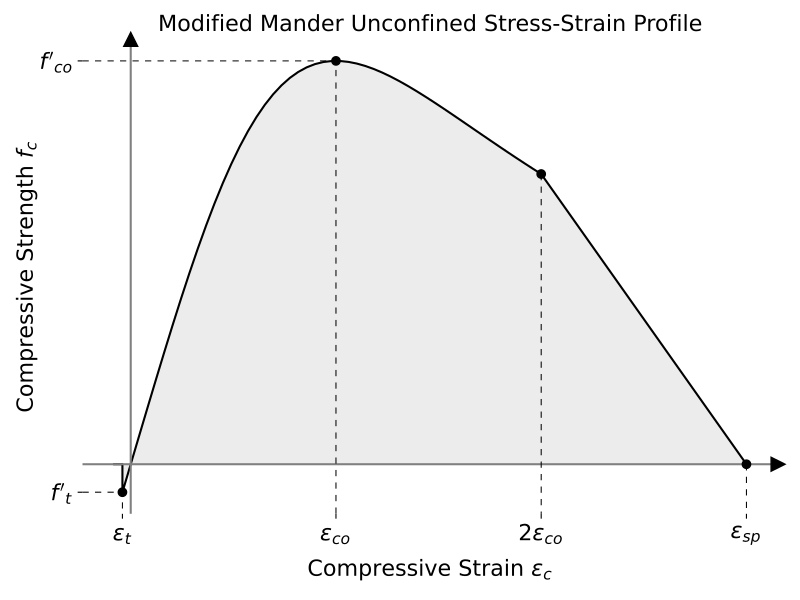

Here is the Python script that generated this plot:
import numpy as np
import matplotlib.pyplot as plt
from concreteproperties.design_codes.nzs3101 import NZS3101
import concreteproperties.stress_strain_profile as ssp


def mander_unconfined_plot(render=False):
    """Creates a plot for use in the docstring of ModifiedMander class for unconfined
    concrete to generate a plot with stress-strain parameters shown to aid in
    interpreting class variables.

    :param render: Set to True to plot for testing purposes, note will plot
        automatically in a docstring plot directive when set to default of False
    """
    # create unconfined ModifiedMander stress-strain profile
    design_code = NZS3101()
    compressive_strength = 30
    elastic_modulus = design_code.e_conc(compressive_strength)
    concrete_tensile_strength = design_code.concrete_tensile_strength(
        compressive_strength
    )
    tensile_failure_strain = concrete_tensile_strength / elastic_modulus
    stress_strain_profile = ssp.ModifiedMander(
        elastic_modulus=elastic_modulus,
        compressive_strength=compressive_strength,
        tensile_strength=concrete_tensile_strength,
        sect_type="rect",
        conc_tension=True,
        conc_spalling=True,
    )

    # plot unconfined stress-strain relationship
    ax = stress_strain_profile.plot_stress_strain(
        fmt="-k", render=False, linewidth=1, figsize=(8, 6)
    )

    # add fake origin axes lines
    plt.axvline(linewidth=1.5, color="grey")
    plt.axhline(linewidth=1.5, color="grey")

    # add arrows at end of origin axes
    ax.plot(
        (1),
        (0),
        ls="",
        marker=">",
        ms=10,
        color="k",
        transform=ax.get_yaxis_transform(),
        clip_on=False,
    )
    ax.plot(
        (0),
        (1),
        ls="",
        marker="^",
        ms=10,
        color="k",
        transform=ax.get_xaxis_transform(),
        clip_on=False,
    )

    # add title and axes labels
    plt.title(label="Modified Mander Unconfined Stress-Strain Profile").set_fontsize(16)
    plt.xlabel("Compressive Strain $\\varepsilon_c$", labelpad=10).set_fontsize(16)
    plt.ylabel("Compressive Strength $f_c$", labelpad=0).set_fontsize(16)

    # define data for annotations
    x = [
        -tensile_failure_strain,
        0.002,
        0.004,
        0.006,
    ]
    y = [
        -concrete_tensile_strength,
        compressive_strength,
        stress_strain_profile.stresses[-3],
        0,
    ]
    x_annotation = [
        "$\\varepsilon_{t}$",
        "$\\varepsilon_{co}$",
        "$2\\varepsilon_{co}$",
        "$\\varepsilon_{sp}$",
    ]
    y_label = [
        -concrete_tensile_strength,
        compressive_strength,
    ]
    y_annotation = [
        "$f'_t$",
        "$f'_{co}$",
    ]

    # add markers
    plt.plot(x, y, "ok", ms=6)

    # add tick labels for control points
    plt.xticks(x, labels=x_annotation, fontsize=16)
    plt.yticks(y_label, labels=y_annotation, fontsize=16)

    # set min axes extent
    xmin, xmax, ymin, ymax = plt.axis()
    ax.axes.set_xlim(xmin)
    ax.axes.set_ylim(ymin)

    # add line to maximum tension strength f_t at esp_t
    plt.plot(
        [xmin, -tensile_failure_strain, -tensile_failure_strain],
        [-concrete_tensile_strength, -concrete_tensile_strength, ymin],
        "k",
        linewidth=0.75,
        dashes=[6, 6],
    )

    # add line to maximum strength f_co at esp_co
    plt.plot(
        [xmin, 0.002, 0.002],
        [compressive_strength, compressive_strength, ymin],
        "k",
        linewidth=0.75,
        dashes=[6, 6],
    )

    # add line to end of non-linear curve at 2*eps_co
    plt.plot(
        [0.004, 0.004],
        [stress_strain_profile.stresses[-3], ymin],
        "k",
        linewidth=0.75,
        dashes=[6, 6],
    )

    # add line at eps_sp
    plt.plot(
        [0.006, 0.006],
        [0, ymin],
        "k",
        linewidth=0.75,
        dashes=[6, 6],
    )

    # add fill
    plt.fill_between(
        stress_strain_profile.strains,
        stress_strain_profile.stresses,
        0,
        alpha=0.15,
        color="grey",
    )

    # Turn off grid
    plt.grid(False)

    # turn off plot border
    plt.box(False)

    # turn on tight layout
    plt.tight_layout()

    # plot if required for testing purposes
    if render:
        plt.show()
